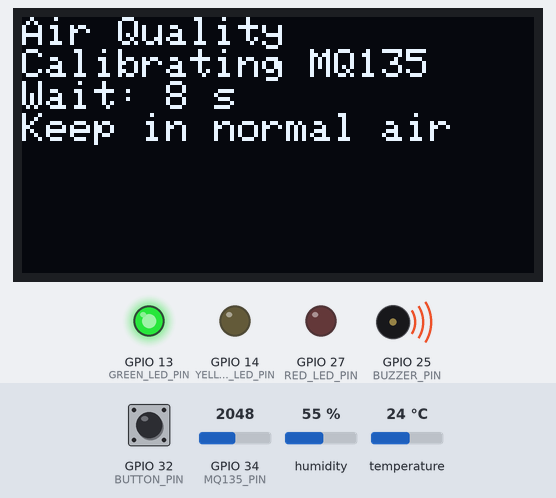
Recording of a sketch running on a simulated ESP32. On the bench: 128×64 one-colour display, output pins drawn as LEDs (lit = HIGH), buzzer (waves = sounding, pin HIGH). The test bench sets the inputs (shaded band); at power-on: GPIO 34 (MQ135_PIN) = 2048, GPIO 32 (BUTTON_PIN) HIGH, humidity 55 %, temperature 24 °C (analog values on the 0–4095 scale). What the sketch prints to the serial monitor is not drawn.

Above: at 8.1 s.
8.2 s: GPIO 34 (MQ135_PIN) set to 2866
14.5 s: GPIO 34 (MQ135_PIN) set to 2750
At 19.2 s:
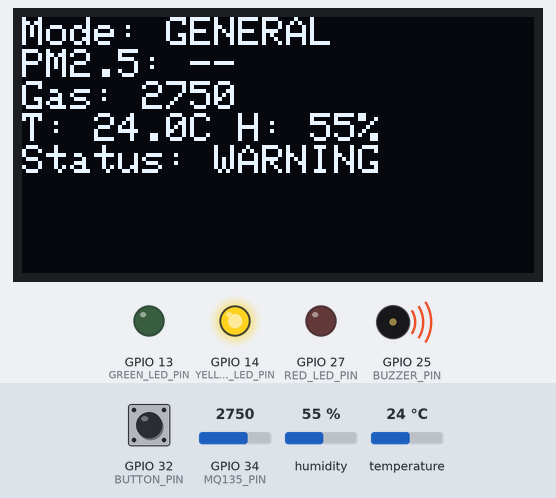
19.6 s: GPIO 34 (MQ135_PIN) set to 3603
At 20.9 s:
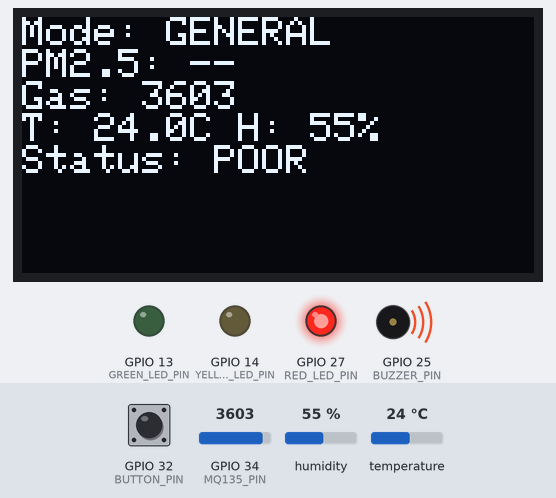
22.0 s: GPIO 34 (MQ135_PIN) set to 0
At 24.0 s:
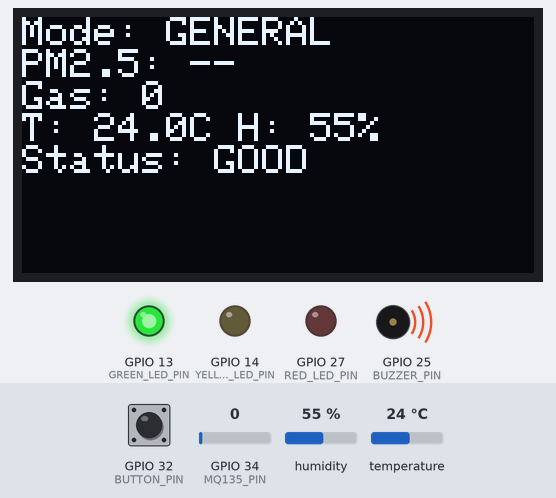
Timing chart, 0 to 25.5 s (numbered marks = the images above; inputs shaded):
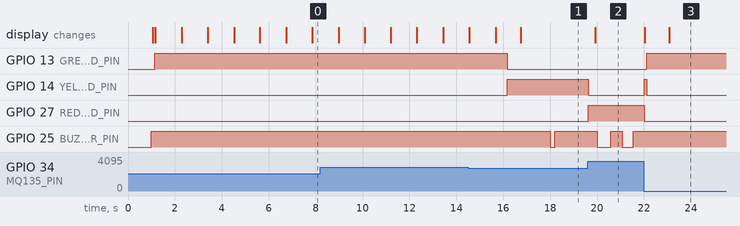

The sketch:

Air.ino
```cpp
#include <Arduino.h>
#include <Wire.h>
#include <Adafruit_GFX.h>
#include <Adafruit_SSD1306.h>
#include <DHT.h>

// ===============================
// PIN MAPPING
// ===============================

const int PMS_RX_PIN = 16;   // PMS5003 TXD -> ESP32 GPIO16
const int PMS_TX_PIN = 17;   // Optional, PMS5003 RXD -> GPIO17 or leave open

const int MQ135_PIN = 34;    // MQ135 AO divider output -> GPIO34

const int DHT_PIN = 4;
#define DHT_TYPE DHT22

const int OLED_SDA = 21;
const int OLED_SCL = 22;

const int BUZZER_PIN = 25;

const int BUTTON_PIN = 32;

const int GREEN_LED_PIN = 13;
const int YELLOW_LED_PIN = 14;
const int RED_LED_PIN = 27;

// ===============================
// OLED SETUP
// ===============================

#define SCREEN_WIDTH 128
#define SCREEN_HEIGHT 64
#define OLED_RESET -1
#define OLED_ADDR 0x3C

Adafruit_SSD1306 display(SCREEN_WIDTH, SCREEN_HEIGHT, &Wire, OLED_RESET);

// ===============================
// SENSOR OBJECTS
// ===============================

DHT dht(DHT_PIN, DHT_TYPE);
HardwareSerial pmsSerial(2);

// ===============================
// STATUS CONSTANTS
// ===============================

const int GENERAL_MODE = 0;
const int SENSITIVE_MODE = 1;

const int STATUS_GOOD = 0;
const int STATUS_WARNING = 1;
const int STATUS_POOR = 2;

int currentMode = GENERAL_MODE;
int currentStatus = STATUS_GOOD;

// Your buzzer was likely active-low.
// LOW = buzzer ON, HIGH = buzzer OFF.
const bool BUZZER_ACTIVE_HIGH = false;

// ===============================
// PMS5003 DATA
// ===============================

struct PMSData {
  uint16_t framelen;
  uint16_t pm10_standard;
  uint16_t pm25_standard;
  uint16_t pm100_standard;
  uint16_t pm10_env;    // PM1.0
  uint16_t pm25_env;    // PM2.5
  uint16_t pm100_env;   // PM10
  uint16_t particles_03um;
  uint16_t particles_05um;
  uint16_t particles_10um;
  uint16_t particles_25um;
  uint16_t particles_50um;
  uint16_t particles_100um;
  uint16_t unused;
  uint16_t checksum;
};

PMSData pmsData;
bool hasPMSData = false;

// ===============================
// LIVE SENSOR VALUES
// ===============================

float temperatureC = NAN;
float humidity = NAN;

int mqRaw = 0;
int mqBaseline = 0;
bool mqBaselineReady = false;

float mqAdcVoltage = 0.0;
float mqSensorVoltage = 0.0;

// MQ135 voltage divider:
// MQ135 AO --- 10k --- ADC node --- 20k --- GND
// ESP32 sees 2/3 of MQ135 AO.
// Original MQ135 AO estimate = ADC voltage * 1.5
const float DIVIDER_MULTIPLIER = 1.5;

// ===============================
// TIMING
// ===============================

unsigned long lastDHTRead = 0;
unsigned long lastOLEDUpdate = 0;
unsigned long lastSerialPrint = 0;
unsigned long lastButtonCheck = 0;

const unsigned long DHT_INTERVAL_MS = 2000;
const unsigned long OLED_INTERVAL_MS = 1000;
const unsigned long SERIAL_INTERVAL_MS = 2000;
const unsigned long BUTTON_DEBOUNCE_MS = 250;

unsigned long mqBaselineStart = 0;
long mqBaselineSum = 0;
int mqBaselineCount = 0;
const unsigned long MQ_BASELINE_TIME_MS = 15000;

// ===============================
// HELPER FUNCTIONS
// ===============================

void setBuzzer(bool on) {
  if (BUZZER_ACTIVE_HIGH) {
    digitalWrite(BUZZER_PIN, on ? HIGH : LOW);
  } else {
    digitalWrite(BUZZER_PIN, on ? LOW : HIGH);
  }
}

const char* modeText() {
  if (currentMode == GENERAL_MODE) return "GENERAL";
  return "SENSITIVE";
}

const char* statusText() {
  if (currentStatus == STATUS_GOOD) return "GOOD";
  if (currentStatus == STATUS_WARNING) return "WARNING";
  return "POOR";
}

// ===============================
// PMS5003 READER
// ===============================

bool readPMSFrame() {
  if (pmsSerial.available() < 32) {
    return false;
  }

  while (pmsSerial.available() >= 2) {
    if (pmsSerial.peek() == 0x42) {
      int first = pmsSerial.read();
      int second = pmsSerial.read();

      if (first == 0x42 && second == 0x4D) {
        uint8_t buffer[30];
        int bytesRead = pmsSerial.readBytes(buffer, 30);

        if (bytesRead != 30) {
          return false;
        }

        uint16_t sum = 0x42 + 0x4D;
        for (int i = 0; i < 28; i++) {
          sum += buffer[i];
        }

        auto read16 = [&](int idx) -> uint16_t {
          return (uint16_t(buffer[idx]) << 8) | buffer[idx + 1];
        };

        pmsData.framelen        = read16(0);
        pmsData.pm10_standard   = read16(2);
        pmsData.pm25_standard   = read16(4);
        pmsData.pm100_standard  = read16(6);
        pmsData.pm10_env        = read16(8);
        pmsData.pm25_env        = read16(10);
        pmsData.pm100_env       = read16(12);
        pmsData.particles_03um  = read16(14);
        pmsData.particles_05um  = read16(16);
        pmsData.particles_10um  = read16(18);
        pmsData.particles_25um  = read16(20);
        pmsData.particles_50um  = read16(22);
        pmsData.particles_100um = read16(24);
        pmsData.unused          = read16(26);
        pmsData.checksum        = read16(28);

        if (sum != pmsData.checksum) {
          Serial.println("PMS5003 checksum error");
          return false;
        }

        return true;
      }
    } else {
      pmsSerial.read();
    }
  }

  return false;
}

// ===============================
// MQ135
// ===============================

void readMQ135() {
  long sum = 0;
  const int samples = 20;

  for (int i = 0; i < samples; i++) {
    sum += analogRead(MQ135_PIN);
    delay(2);
  }

  mqRaw = sum / samples;

  mqAdcVoltage = (mqRaw / 4095.0) * 3.3;
  mqSensorVoltage = mqAdcVoltage * DIVIDER_MULTIPLIER;
}

void updateMQBaseline() {
  if (mqBaselineReady) return;

  readMQ135();

  mqBaselineSum += mqRaw;
  mqBaselineCount++;

  if (millis() - mqBaselineStart >= MQ_BASELINE_TIME_MS) {
    if (mqBaselineCount > 0) {
      mqBaseline = mqBaselineSum / mqBaselineCount;
    } else {
      mqBaseline = mqRaw;
    }

    mqBaselineReady = true;

    Serial.print("MQ135 baseline set to raw ADC: ");
    Serial.println(mqBaseline);
  }
}

// ===============================
// DHT22
// ===============================

void readDHT22() {
  if (millis() - lastDHTRead < DHT_INTERVAL_MS) return;
  lastDHTRead = millis();

  float h = dht.readHumidity();
  float t = dht.readTemperature();

  if (!isnan(h)) humidity = h;
  if (!isnan(t)) temperatureC = t;
}

// ===============================
// BUTTON
// ===============================

void handleButton() {
  static int lastButtonState = HIGH;

  if (millis() - lastButtonCheck < BUTTON_DEBOUNCE_MS) return;
  lastButtonCheck = millis();

  int buttonState = digitalRead(BUTTON_PIN);

  if (lastButtonState == HIGH && buttonState == LOW) {
    if (currentMode == GENERAL_MODE) {
      currentMode = SENSITIVE_MODE;
    } else {
      currentMode = GENERAL_MODE;
    }

    Serial.print("Mode changed to: ");
    Serial.println(modeText());
  }

  lastButtonState = buttonState;
}

// ===============================
// AIR QUALITY LOGIC
// ===============================

int classifyAirQuality() {
  int pm25 = hasPMSData ? pmsData.pm25_env : 0;
  int mqDelta = mqBaselineReady ? (mqRaw - mqBaseline) : 0;

  int pm25Warning;
  int pm25Poor;
  int mqWarningDelta;
  int mqPoorDelta;

  if (currentMode == GENERAL_MODE) {
    pm25Warning = 35;
    pm25Poor = 55;

    mqWarningDelta = 150;
    mqPoorDelta = 350;
  } else {
    pm25Warning = 12;
    pm25Poor = 35;

    mqWarningDelta = 100;
    mqPoorDelta = 250;
  }

  bool poorPM = pm25 >= pm25Poor;
  bool warningPM = pm25 >= pm25Warning;

  bool poorMQ = mqDelta >= mqPoorDelta;
  bool warningMQ = mqDelta >= mqWarningDelta;

  if (poorPM || poorMQ) {
    return STATUS_POOR;
  }

  if (warningPM || warningMQ) {
    return STATUS_WARNING;
  }

  return STATUS_GOOD;
}

// ===============================
// OUTPUTS
// ===============================

void updateLEDs() {
  digitalWrite(GREEN_LED_PIN, currentStatus == STATUS_GOOD ? HIGH : LOW);
  digitalWrite(YELLOW_LED_PIN, currentStatus == STATUS_WARNING ? HIGH : LOW);
  digitalWrite(RED_LED_PIN, currentStatus == STATUS_POOR ? HIGH : LOW);
}

void updateBuzzer() {
  if (!mqBaselineReady) {
    setBuzzer(false);
    return;
  }

  unsigned long now = millis();

  if (currentStatus == STATUS_GOOD) {
    setBuzzer(false);
  }
  else if (currentStatus == STATUS_WARNING) {
    // short chirp every 3 seconds
    unsigned long cycle = now % 3000;
    setBuzzer(cycle < 150);
  }
  else if (currentStatus == STATUS_POOR) {
    // repeated longer beep
    unsigned long cycle = now % 1000;
    setBuzzer(cycle < 500);
  }
}

void updateOLED() {
  if (millis() - lastOLEDUpdate < OLED_INTERVAL_MS) return;
  lastOLEDUpdate = millis();

  display.clearDisplay();
  display.setTextSize(1);
  display.setTextColor(SSD1306_WHITE);
  display.setCursor(0, 0);

  if (!mqBaselineReady) {
    display.println("Air Quality");
    display.println("Calibrating MQ135");

    unsigned long elapsed = millis() - mqBaselineStart;
    unsigned long remaining = 0;

    if (elapsed < MQ_BASELINE_TIME_MS) {
      remaining = (MQ_BASELINE_TIME_MS - elapsed) / 1000;
    }

    display.print("Wait: ");
    display.print(remaining);
    display.println(" s");
    display.println("Keep in normal air");
    display.display();
    return;
  }

  display.print("Mode: ");
  display.println(modeText());

  display.print("PM2.5: ");
  if (hasPMSData) {
    display.println(pmsData.pm25_env);
  } else {
    display.println("--");
  }

  display.print("Gas: ");
  display.println(mqRaw);

  display.print("T: ");
  if (!isnan(temperatureC)) {
    display.print(temperatureC, 1);
    display.print("C ");
  } else {
    display.print("--C ");
  }

  display.print("H: ");
  if (!isnan(humidity)) {
    display.print(humidity, 0);
    display.println("%");
  } else {
    display.println("--%");
  }

  display.print("Status: ");
  display.println(statusText());

  display.display();
}

void printSerialStatus() {
  if (millis() - lastSerialPrint < SERIAL_INTERVAL_MS) return;
  lastSerialPrint = millis();

  Serial.println("----- AIR QUALITY MONITOR -----");

  Serial.print("Mode: ");
  Serial.println(modeText());

  Serial.print("Status: ");
  Serial.println(statusText());

  if (hasPMSData) {
    Serial.print("PM1.0: ");
    Serial.print(pmsData.pm10_env);
    Serial.println(" ug/m3");

    Serial.print("PM2.5: ");
    Serial.print(pmsData.pm25_env);
    Serial.println(" ug/m3");

    Serial.print("PM10: ");
    Serial.print(pmsData.pm100_env);
    Serial.println(" ug/m3");
  } else {
    Serial.println("PMS5003: no valid data yet");
  }

  Serial.print("MQ135 raw ADC: ");
  Serial.println(mqRaw);

  Serial.print("MQ135 baseline: ");
  Serial.println(mqBaseline);

  Serial.print("MQ135 delta: ");
  Serial.println(mqRaw - mqBaseline);

  Serial.print("MQ135 ADC voltage: ");
  Serial.print(mqAdcVoltage, 3);
  Serial.println(" V");

  Serial.print("MQ135 estimated AO voltage: ");
  Serial.print(mqSensorVoltage, 3);
  Serial.println(" V");

  Serial.print("Temp: ");
  Serial.print(temperatureC);
  Serial.println(" C");

  Serial.print("Humidity: ");
  Serial.print(humidity);
  Serial.println(" %");

  Serial.println();
}

// ===============================
// SETUP
// ===============================

void setup() {
  Serial.begin(115200);
  delay(1000);

  Serial.println("Starting Portable Air Quality Monitor...");

  pinMode(BUZZER_PIN, OUTPUT);
  setBuzzer(false);

  pinMode(BUTTON_PIN, INPUT_PULLUP);

  pinMode(GREEN_LED_PIN, OUTPUT);
  pinMode(YELLOW_LED_PIN, OUTPUT);
  pinMode(RED_LED_PIN, OUTPUT);

  digitalWrite(GREEN_LED_PIN, LOW);
  digitalWrite(YELLOW_LED_PIN, LOW);
  digitalWrite(RED_LED_PIN, LOW);

  analogReadResolution(12);
  analogSetPinAttenuation(MQ135_PIN, ADC_11db);

  dht.begin();

  pmsSerial.begin(9600, SERIAL_8N1, PMS_RX_PIN, PMS_TX_PIN);
  pmsSerial.setTimeout(100);

  Wire.begin(OLED_SDA, OLED_SCL);

  if (!display.begin(SSD1306_SWITCHCAPVCC, OLED_ADDR)) {
    Serial.println("OLED not found. Check wiring or I2C address.");
  } else {
    display.clearDisplay();
    display.setTextSize(1);
    display.setTextColor(SSD1306_WHITE);
    display.setCursor(0, 0);
    display.println("Air Quality");
    display.println("Monitor Starting");
    display.display();
  }

  mqBaselineStart = millis();
  mqBaselineSum = 0;
  mqBaselineCount = 0;
  mqBaselineReady = false;

  Serial.println("Keep the sensor in normal air for MQ135 baseline calibration.");
}

// ===============================
// LOOP
// ===============================

void loop() {
  handleButton();

  if (readPMSFrame()) {
    hasPMSData = true;
  }

  readDHT22();
  readMQ135();

  if (!mqBaselineReady) {
    updateMQBaseline();
    currentStatus = STATUS_GOOD;
  } else {
    currentStatus = classifyAirQuality();
  }

  updateLEDs();
  updateBuzzer();
  updateOLED();
  printSerialStatus();

  delay(50);
}
```

Measured:
- after the input at 14.5 s, GPIO 14 (YELLOW_LED_PIN): LOW → HIGH after 1.7 s; GPIO 27 (RED_LED_PIN): stays LOW (without the input it goes to HIGH after 1.7 s); the display: first differs from a run without the input after 2.3 s (image 1)
- after the input at 19.6 s, GPIO 14 (YELLOW_LED_PIN): HIGH → LOW at once; GPIO 27 (RED_LED_PIN): LOW → HIGH at once; the display: changes after 0.33 s (image 2)
- after the input at 22.0 s, GPIO 13 (GREEN_LED_PIN): LOW → HIGH after 0.13 s; GPIO 14 (YELLOW_LED_PIN): LOW → HIGH at once, → LOW 0.12 s later; GPIO 27 (RED_LED_PIN): HIGH → LOW at once; GPIO 25 (BUZZER_PIN): stops changing and stays HIGH; the display: first changes at once (image 3 shows a later state)
